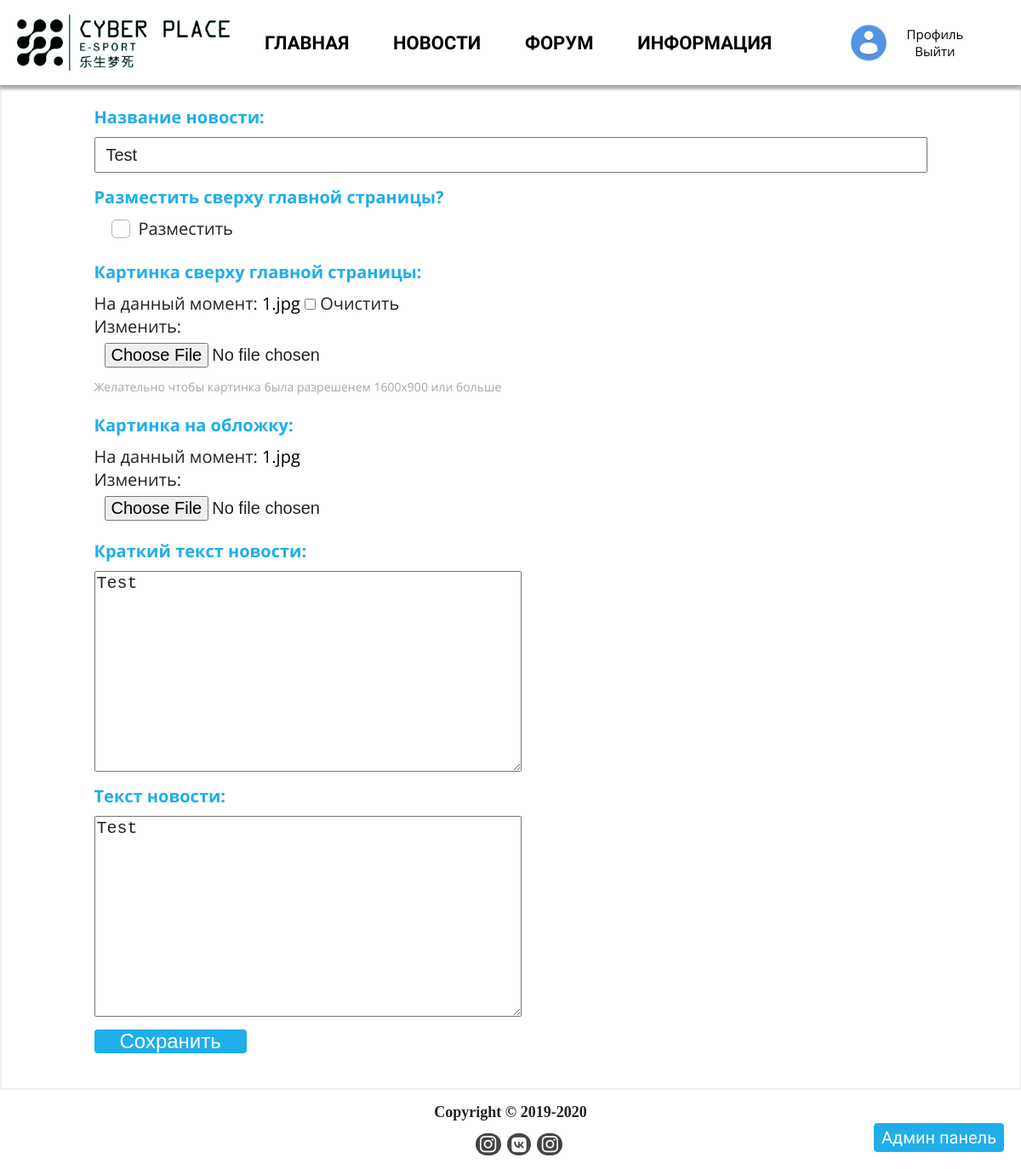
/news/4/edit (signed in), run on the app's committed database.
### userProfile/models.py (models this page shows, shortened)
class User(AbstractUser):
    username = models.CharField('имя пользователя', max_length=150,unique=True, help_text=_('Required. 150 characters or fewer. Letters, digits and @/./+/-/_ only.'),
        validators=[validators.user_slug],
        error_messages={'unique': _("Пользователь с таким именем уже существует."),},
    )
    email = models.EmailField(_('Адрес электронной почты'), blank=False)
    get_news = models.BooleanField('Получать новости', default= False)
    image = models.ImageField('фото',upload_to='UserAvatars', default = 'UserAvatars/default.png')
    image_small = ImageSpecField([Adjust(contrast=1, sharpness=1),ResizeToFill(260, 256)], source='image',format='JPEG', options={'quality': 90})
    slug = models.SlugField('слыка на профиль', default = '')
    patronymic = models.CharField('Отчество', max_length=30, blank=True)
    dateBirth = models.DateField('дата рождения',blank=True, null=True)
    phone_validator = RegexValidator('^((8|\+7)[\- ]?)?(\(?\d{3}\)?[\- ]?)?[\d\- ]{7,10}$', message="Введите правильный номер.")
    phone = models.CharField('телефон',validators=[phone_validator],max_length = 30, blank=True, default='')
    skype = models.CharField('скайп', max_length = 30, blank=True, default="")
    addres = models.TextField('адресс', max_length = 200, blank=True, default="")
    friends = models.ManyToManyField("User", blank=True, verbose_name="Друзья", help_text = 'Удерживайте "Control", или "Command" на Mac, чтобы выбрать больше одного пользователя /// ')
    GENDER_CHOICES = (
        ('М', 'Мужской'),
        ('Ж', 'Женский'),
    )
    gender = models.CharField("Пол", max_length=1, choices=GENDER_CHOICES, null=True, blank=True)
    class Meta:
        verbose_name = 'Пользователя'
        verbose_name_plural = 'Пользователи'

### news/models.py (models this page shows, shortened)
class News(models.Model):
    title = models.CharField("Загаловок", max_length = 115)
    small_text = RichTextUploadingField("Краткое описание",config_name='smallText', max_length=200)
    text = RichTextUploadingField("Текст новости")
    votes = GenericRelation('LikeDislike', related_query_name='news')
    date_pub = models.DateTimeField("Дата публикации", auto_now=False, default = timezone.now)
    image = models.ImageField("Изображение на обложку", default="")
    image_small = ImageSpecField([Adjust(contrast=1, sharpness=1),ResizeToFill(420, 240)], source='image',format='JPEG', options={'quality': 90})
    header_image = models.ImageField("Изображение сверху главной страницы", default="", blank=True)
    header_image_small = ImageSpecField([Adjust(contrast=1, sharpness=1),ResizeToFill(1600, 900)], source='image',format='JPEG', options={'quality': 90})
    author = models.ForeignKey(User, blank=True, on_delete=models.SET(get_sentinel_user), verbose_name = "Автор")
    message_count = models.IntegerField("Колличество сообщений", default=0)
    in_header = models.BooleanField("Разместить сверху главной страницы?" ,default=False)
    class Meta:
        verbose_name = 'Новость'
        verbose_name_plural = 'Новости'
        ordering = ['-date_pub']

### news/views.py (the view, shortened to what this page needs)
# urls.py: path('<int:id>/edit', views.NewsEditView.as_view(), name='newsEdit'),
class NewsEditView(PermissionRequiredMixin ,UpdateView):
    model = News
    form_class = NewsAddForm
    template_name = 'news/newsEdit.html'
    pk_url_kwarg = 'id'
    permission_required = "news.change_news"

### news/forms.py
class NewsAddForm(forms.ModelForm):
    class Meta:
        model = News
        fields = {'title', 'small_text','text','image', 'in_header','header_image',}

### templates/news/newsEdit.html (shortened to what this page needs)
{% extends 'index.html' %}
{% block content %}
{% load profile_tags %}
    <div class="container">
        <div class="form-news">
            <form method="POST" action="" enctype="multipart/form-data">
                <div class="forms-news__title">
                    <p class="">Название новости:</p>
                    {{form.title}}
                </div>
                <div class="forms-news_in-header">
                    <p class="">Разместить сверху главной страницы?</p>
                    <label for="id_in_header">Разместить</label>
                </div>
                <div class="forms-news__title">
                    <p class="">Картинка сверху главной страницы:</p>
                    {{form.header_image}}
                    <small>Желательно чтобы картинка была разрешенем 1600x900 или больше</small>
                </div>
                <div class="forms-news__title">
                    <p class="">Картинка на обложку:</p>
                    {{form.image}}
                </div>
                <div class="forms-news__small-text">
                    <p class="">Краткий текст новости:</p>
                    {{form.small_text}}
                </div>
                <div class="forms-news__text">
                    <p class="">Текст новости:</p>
                    {{form.text}}
                </div>
                <div class = "forms-news__request">
                    <input class="" type="submit" value="Сохранить" >
                </div>
            </form>
        </div>
    </div>
{% endblock %}

### templates/index.html (shortened to what this page needs)
<!DOCTYPE html>
{% load static %}
{% load profile_tags %}
<html lang="Ru-ru">
<head>
    <link rel="stylesheet" href="{% static 'libs/jquery/plugins/slick/slick.min.css' %}" />
    <link rel="stylesheet" href="{% static 'css/main.css' %}">
</head>
<body>
    <div class="wrapper">
        {% if user.is_authenticated and user.is_staff %}
        <div class="admin-panel">
            <a href="/admin">Админ панель</a>
        </div>
        {% endif %}
        <header>
            <div class="container">
            <div class="header__logo">
                <a href="{%url 'main:index' %}"><img src="{% static 'images/logo.png' %}" alt=""></a>
            </div>
            <nav class="nav__js">
                <div class="nav__list">
                    <a href="{%url 'main:index' %}" class="nav-item">Главная</a>
                    <a href="{%url 'news:news' %}" class="nav-item">Новости</a>
                    <a href="{%url 'forum:forum' %}" class="nav-item">Форум</a>
                    <a href="{% url 'main:info' %}" class="nav-item">Информация</a>
                </div>
            </nav>
                {% if user.is_authenticated %}
                <div data-id="{{user.id}}" class="profile__opinion logout">
                    <div class="profile__background">
                        <a href="{% url 'profile:profile' user.slug %}"><img src="{{ user.image_small.url }}" alt=""></a>
                        <div class="links">
                            <a href="{% url 'profile:profile' user.slug %}">Профиль</a>
                            <a href="{% url 'accounts:logout'%} ">Выйти</a>
                        </div>
                    </div>
                </div>
                {% else %}
                <div class="login"><a href="{% url 'accounts:login' %}?next={{request.path}}"><span class="fas fa-sign-in-alt"></span>Войти</a></div>
                {% endif %}
            </div>
        </header>
        {% block content%}{% endblock %}
        <div class="footer">
            <div class="coperite">
                <strong>Copyright © 2019-2020</strong>
            </div>
            <div class="footer-links">
                <ul>
                    <li><a class="inst" title="Инстаграм Клин" href="https://www.instagram.com/cyber__place/?igshid=1odgo49e05gf2"><i class="fab fa-instagram"></i></a></li>
                    <li><a class="vkont" title="Вконтакте" href="https://vk.com/cyberplace_klin"><i class="fab fa-vk"></i></a></li>
                    <li><a class="inst" title="Инстаграм Солнечногорск" href="https://www.instagram.com/cyberplace_solnecnogorsk/"><i class="fab fa-instagram"></i></a></li>
                </ul>
            </div>
        </div>
    </div>
</body>
</html>

### data on the page
User: image_small (placeholder picture)
News: title "Test", small_text "Test", text "Test"
